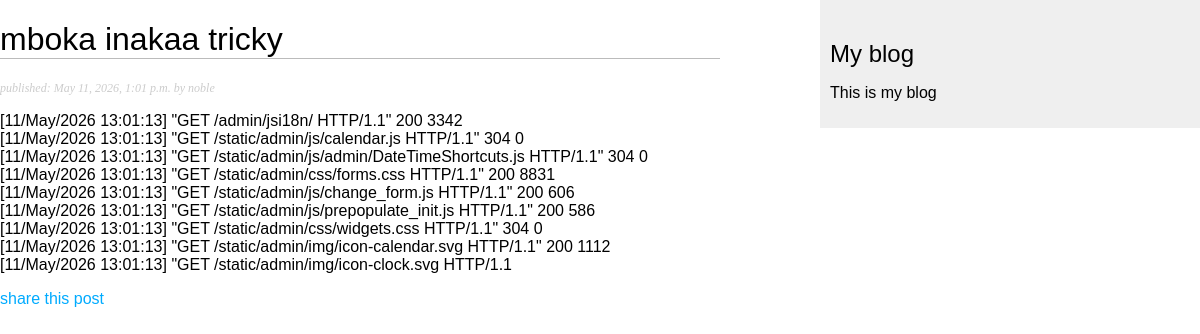
The page /blog/2026/5/11/mboka-inakaa-tricky/ on the database its author committed.
### blog/models.py (models this page shows, shortened)
class Post(models.Model):
  class Status(models.TextChoices): #enumaration class
    DRAFT = 'DF', 'Draft'
    PUBLISHED = 'PB', 'Published'
  title = models.CharField(max_length=250)
  slug = models.SlugField(max_length=250, unique_for_date='publish')
  body = models.TextField()
  author = models.ForeignKey(
    settings.AUTH_USER_MODEL,
    on_delete=models.CASCADE,
    related_name='blog_posts'
  )
  publish = models.DateTimeField(default=timezone.now)
  created = models.DateTimeField(auto_now_add=True)
  updated = models.DateTimeField(auto_now=True)
  status = models.CharField(
    max_length=2,
    choices=Status,
    default=Status.DRAFT
  )
  objects = models.Manager() #default man
  published = PublishedManager() #custom manager
  class Meta:
    ordering = ['-publish']
    indexes = [
      models.Index(fields=['-publish']),
    ]

### blog/views.py (the view)
# urls.py: path('<int:year>/<int:month>/<int:day>/<slug:post>/', views.post_detail, name='post_detail'),
def post_detail(request, year, month, day, post):
  post = get_object_or_404(
    Post,
    status = Post.Status.PUBLISHED,
    slug = post,
    publish__year=year,
    publish__month=month,
    publish__day = day
  )
  return render(request, 'blog/post/detail.html', {'post':post})

### blog/templates/blog/post/detail.html (shortened to what this page needs)
{% extends 'blog/base.html' %}
{% block content %}
  <h1>{{ post.title }}</h1>
  <p class="date">
    published: {{ post.publish }} by {{ post.author }}
  </p>
  {{ post.body|linebreaks }}
  <p>
    <a href="{% url 'blog:post_share' post.id %}">
      share this post
    </a>
  </p>
{% endblock %}

### blog/templates/blog/base.html (style rules this page uses)
body { margin: 0; padding: 0; font-family: Arial, Helvetica, sans-serif; }
a { color: #00abff; text-decoration: none; }
h1 { font-weight: normal; border-bottom: 1px solid #bbb; }
p.date { color: #ccc; font-family: geoergia, serif; font-size: 12px; font-style: italic; }

### rows shown on the page
Post: title "mboka inakaa tricky", publish "May 11, 2026, 1:01 p.m.", author "noble", body "[11/May/2026 13:01:13] \"GET /admin/jsi18n/ HTTP/1.1\" 200 3342 [11/May/2026 13:01:13] \"GET /static/admin/js/calendar.js HTTP/1.1\" 304 0 [11/May/2026 13:01:13] \"GET /static/admin/js/admin/DateTimeShortcuts.js HTTP/1.1\" 304 0 [11/May/2026 13:01:13] \"GET /static/admin/css/forms.css HTTP/1.1\" 200 8831 [11/May/2026 13:01:13] \"GET /static/admin/js/change_form.js HTTP/1.1\" 200 606 [11/May/2026 13:01:13] \"GET /static/admin/js/prepopulate_init.js HTTP/1.1\" 200 586 [11/May/2026 13:01:13] \"GET /static/admin/css/widgets.css HTTP/1.1\" 304 0 [11/May/2026 13:01:13] \"GET /static/admin/img/icon-calendar.svg HTTP/1.1\" 200 1112 [11/May/2026 13:01:13] \"GET /static/admin/img/icon-clock.svg HTTP/1.1"
